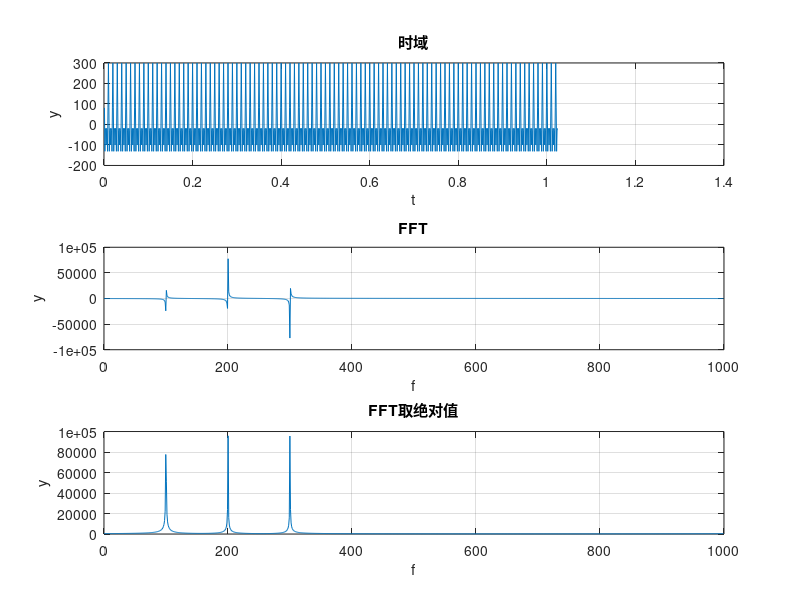

Reproduce this figure in MATLAB.
clc;
clear all;

N = 1024;%采样点数
n = 1:N;
fs = 1000; %1000hz
t = n / fs; %时间轴

%signal
f0 = 100;
f1 = 200;
f2 = 300;
y1 = 100 * exp(1i * 2 * pi * f0 * t);
y2 = 100 * exp(1i * 2 * pi * f1 * t);
y3 = 100 * exp(1i * 2 * pi * f2 * t);
y = y1 + y2 + y3; %signal

real_y = int32(real(y));
imag_y = int32(imag(y));
a = [real_y; imag_y];

s = int32(bitshift(imag_y, 16) + real_y);
s = s';

fp = fopen('F:\Users\Lenovo\Desktop\fpga_zynq\energy_detection_2\matlab\FFT_Test\data_before_fft.txt', 'w');
%fprintf(fp, "%s\n\n", "memory_initialization_radix = 10");
%fprintf(fp, "%s\n", "memory_initialization_vector = ");
for i = 1 : N
    %s(i)
    fprintf(fp, '%.0f\n',s(i));
end
fclose(fp);

%time_domain
subplot(3, 1, 1);
plot(t, y); %ignore img
title("时域");
xlabel('t');
ylabel('y');
grid on

%fft
f = (0 : N-1) * (fs / N);
fft_y = fft(y, N);
abs_fft_y = abs(fft(y, N));

subplot(3, 1, 2);
plot(f, fft_y); %ignore img
title("FFT");
xlabel("f");
ylabel("y");
grid on;

%fft abs
subplot(3, 1, 3);
plot(f, abs_fft_y);
title("FFT取绝对值");
xlabel('f');
ylabel('y');
grid on;

fp = fopen('F:\Users\Lenovo\Desktop\fpga_zynq\energy_detection_2\matlab\FFT_Test\result_matlab.txt', 'w');
for i = 1 : N
    %abs_fft_y(i)  
    fprintf(fp, '%.f\n',abs_fft_y(i));
end

